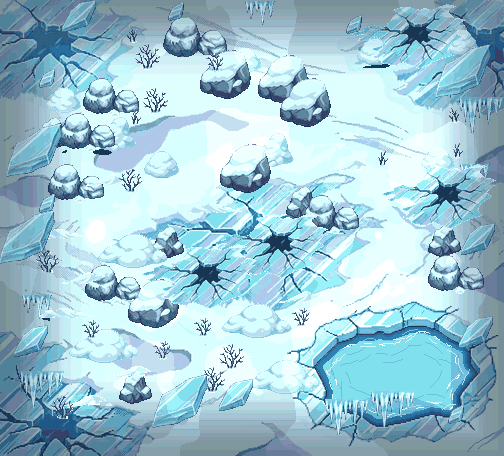

Tiled map render using the project's own tile images. Description and the whole map definition, tile-layer contents included, below:
An orthogonal 21x19 tile map with 24x24 px tiles, 1 tile layer (banquise_glacier).

<map version="1.10" tiledversion="1.10.2" orientation="orthogonal" renderorder="right-down" width="21" height="19" tilewidth="24" tileheight="24" infinite="0" nextlayerid="2" nextobjectid="1">
 <properties>
  <property name="zone" value="banquise_glacier" />
  <property name="frames" type="int" value="12" />
  <property name="frame_ms" type="int" value="110" />
  <property name="tuiles_animees" type="int" value="84" />
 </properties>
 <tileset firstgid="1" source="banquise_glacier_tuiles.tsx" />
 <layer id="1" name="banquise_glacier" width="21" height="19">
  <data encoding="csv">
1,2,3,4,5,6,7,8,9,10,11,12,13,14,15,16,598,599,600,601,29,
30,31,32,33,34,602,603,42,43,44,45,46,47,48,49,604,605,606,607,608,65,
66,67,68,69,70,609,610,77,611,612,86,87,88,89,90,91,92,93,94,95,96,
97,98,99,100,101,102,613,106,107,108,109,110,111,112,113,114,115,116,117,118,119,
120,121,122,123,124,614,615,130,131,132,133,134,135,136,137,138,139,140,616,617,147,
148,149,150,151,152,153,154,155,156,157,158,159,160,161,162,163,164,165,166,618,170,
171,172,173,174,175,176,177,178,179,180,181,182,183,184,185,619,620,621,622,623,624,
206,207,208,209,210,625,214,215,216,217,218,219,220,221,222,223,224,626,627,628,629,
237,238,239,240,241,242,243,244,245,246,247,248,630,631,255,256,257,258,259,260,261,
262,263,264,265,266,267,268,269,270,632,633,634,635,636,286,287,288,289,290,291,292,
293,637,638,302,303,304,305,639,640,641,642,318,319,320,321,322,323,324,325,326,327,
328,329,330,331,332,333,334,335,336,337,338,339,340,341,342,343,344,345,346,347,348,
349,350,351,352,353,354,355,356,357,358,359,360,643,365,366,367,368,369,370,371,372,
373,374,375,644,645,382,383,384,646,388,389,390,647,394,395,396,648,649,405,406,407,
408,409,410,411,412,413,650,651,420,652,653,427,428,654,655,656,657,658,659,660,457,
458,459,460,461,462,463,464,465,661,662,472,473,474,663,664,665,666,484,667,668,497,
498,499,669,503,504,505,506,507,508,509,510,511,512,670,671,672,673,674,675,676,541,
542,543,544,545,546,547,548,549,550,551,552,553,554,555,677,678,679,680,681,575,576,
577,578,579,580,581,582,583,584,585,586,587,588,589,590,591,592,593,594,595,596,597
</data>
 </layer>
</map>
